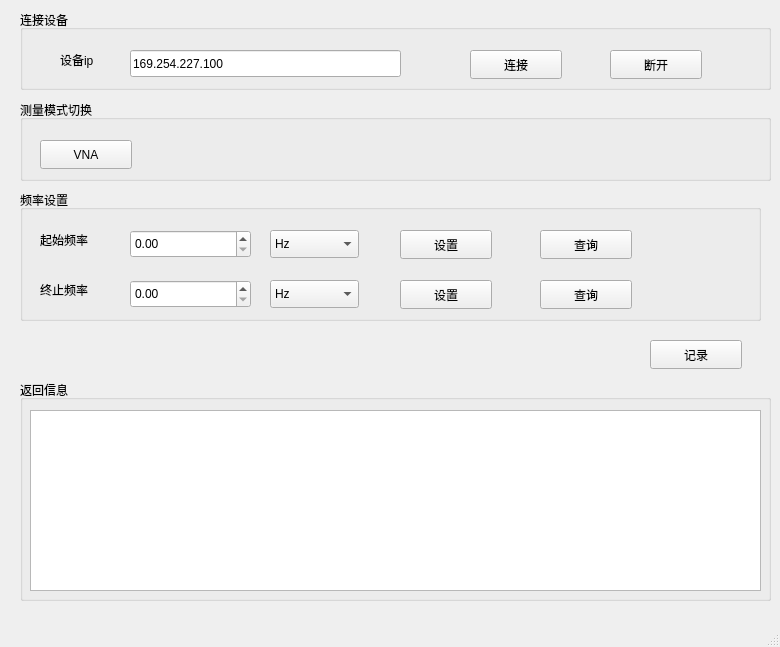
<?xml version="1.0" encoding="UTF-8"?>
<ui version="4.0">
 <class>MainWindow</class>
 <widget class="QMainWindow" name="MainWindow">
  <property name="geometry">
   <rect>
    <x>0</x>
    <y>0</y>
    <width>780</width>
    <height>647</height>
   </rect>
  </property>
  <property name="windowTitle">
   <string>MainWindow</string>
  </property>
  <widget class="QWidget" name="centralwidget">
   <widget class="QGroupBox" name="groupBox">
    <property name="geometry">
     <rect>
      <x>20</x>
      <y>10</y>
      <width>751</width>
      <height>80</height>
     </rect>
    </property>
    <property name="title">
     <string>连接设备</string>
    </property>
    <widget class="QLineEdit" name="leDeviceIp">
     <property name="geometry">
      <rect>
       <x>110</x>
       <y>40</y>
       <width>271</width>
       <height>27</height>
      </rect>
     </property>
     <property name="text">
      <string>169.254.227.100</string>
     </property>
    </widget>
    <widget class="QPushButton" name="btnConnect">
     <property name="geometry">
      <rect>
       <x>450</x>
       <y>40</y>
       <width>92</width>
       <height>29</height>
      </rect>
     </property>
     <property name="text">
      <string>连接</string>
     </property>
    </widget>
    <widget class="QLabel" name="label">
     <property name="geometry">
      <rect>
       <x>40</x>
       <y>40</y>
       <width>69</width>
       <height>20</height>
      </rect>
     </property>
     <property name="text">
      <string>设备ip</string>
     </property>
    </widget>
    <widget class="QPushButton" name="btnDisconnect">
     <property name="geometry">
      <rect>
       <x>590</x>
       <y>40</y>
       <width>92</width>
       <height>29</height>
      </rect>
     </property>
     <property name="text">
      <string>断开</string>
     </property>
    </widget>
   </widget>
   <widget class="QGroupBox" name="groupBox_2">
    <property name="geometry">
     <rect>
      <x>20</x>
      <y>380</y>
      <width>751</width>
      <height>221</height>
     </rect>
    </property>
    <property name="title">
     <string>返回信息</string>
    </property>
    <widget class="QTextBrowser" name="textBrowser">
     <property name="geometry">
      <rect>
       <x>10</x>
       <y>30</y>
       <width>731</width>
       <height>181</height>
      </rect>
     </property>
    </widget>
   </widget>
   <widget class="QGroupBox" name="groupBox_3">
    <property name="geometry">
     <rect>
      <x>20</x>
      <y>100</y>
      <width>751</width>
      <height>81</height>
     </rect>
    </property>
    <property name="title">
     <string>测量模式切换</string>
    </property>
    <widget class="QPushButton" name="btnVnaModeSwitch">
     <property name="geometry">
      <rect>
       <x>20</x>
       <y>40</y>
       <width>92</width>
       <height>29</height>
      </rect>
     </property>
     <property name="text">
      <string>VNA</string>
     </property>
    </widget>
   </widget>
   <widget class="QGroupBox" name="groupBox_4">
    <property name="geometry">
     <rect>
      <x>20</x>
      <y>190</y>
      <width>741</width>
      <height>131</height>
     </rect>
    </property>
    <property name="title">
     <string>频率设置</string>
    </property>
    <widget class="QLabel" name="label_2">
     <property name="geometry">
      <rect>
       <x>20</x>
       <y>40</y>
       <width>69</width>
       <height>20</height>
      </rect>
     </property>
     <property name="text">
      <string>起始频率</string>
     </property>
    </widget>
    <widget class="QLabel" name="label_3">
     <property name="geometry">
      <rect>
       <x>20</x>
       <y>90</y>
       <width>69</width>
       <height>20</height>
      </rect>
     </property>
     <property name="text">
      <string>终止频率</string>
     </property>
    </widget>
    <widget class="QComboBox" name="cbStartFreqUnit">
     <property name="geometry">
      <rect>
       <x>250</x>
       <y>40</y>
       <width>89</width>
       <height>28</height>
      </rect>
     </property>
     <item>
      <property name="text">
       <string>Hz</string>
      </property>
     </item>
     <item>
      <property name="text">
       <string>kHz</string>
      </property>
     </item>
     <item>
      <property name="text">
       <string>MHz</string>
      </property>
     </item>
     <item>
      <property name="text">
       <string>GHz</string>
      </property>
     </item>
    </widget>
    <widget class="QPushButton" name="btnSetStartFreq">
     <property name="geometry">
      <rect>
       <x>380</x>
       <y>40</y>
       <width>92</width>
       <height>29</height>
      </rect>
     </property>
     <property name="text">
      <string>设置</string>
     </property>
    </widget>
    <widget class="QPushButton" name="btnQueryStopFreq">
     <property name="geometry">
      <rect>
       <x>520</x>
       <y>90</y>
       <width>92</width>
       <height>29</height>
      </rect>
     </property>
     <property name="text">
      <string>查询</string>
     </property>
    </widget>
    <widget class="QPushButton" name="btnQueryStartFreq">
     <property name="geometry">
      <rect>
       <x>520</x>
       <y>40</y>
       <width>92</width>
       <height>29</height>
      </rect>
     </property>
     <property name="text">
      <string>查询</string>
     </property>
    </widget>
    <widget class="QPushButton" name="btnSetStopFreq">
     <property name="geometry">
      <rect>
       <x>380</x>
       <y>90</y>
       <width>92</width>
       <height>29</height>
      </rect>
     </property>
     <property name="text">
      <string>设置</string>
     </property>
    </widget>
    <widget class="QDoubleSpinBox" name="dsbStartFreq">
     <property name="geometry">
      <rect>
       <x>110</x>
       <y>40</y>
       <width>121</width>
       <height>28</height>
      </rect>
     </property>
    </widget>
    <widget class="QDoubleSpinBox" name="dsbStopFreq">
     <property name="geometry">
      <rect>
       <x>110</x>
       <y>90</y>
       <width>121</width>
       <height>28</height>
      </rect>
     </property>
    </widget>
    <widget class="QComboBox" name="cbStopFreqUnit">
     <property name="geometry">
      <rect>
       <x>250</x>
       <y>90</y>
       <width>89</width>
       <height>28</height>
      </rect>
     </property>
     <item>
      <property name="text">
       <string>Hz</string>
      </property>
     </item>
     <item>
      <property name="text">
       <string>kHz</string>
      </property>
     </item>
     <item>
      <property name="text">
       <string>MHz</string>
      </property>
     </item>
     <item>
      <property name="text">
       <string>GHz</string>
      </property>
     </item>
    </widget>
   </widget>
   <widget class="QPushButton" name="btnCore">
    <property name="geometry">
     <rect>
      <x>650</x>
      <y>340</y>
      <width>92</width>
      <height>29</height>
     </rect>
    </property>
    <property name="text">
     <string>记录</string>
    </property>
   </widget>
  </widget>
  <widget class="QMenuBar" name="menubar">
   <property name="geometry">
    <rect>
     <x>0</x>
     <y>0</y>
     <width>780</width>
     <height>25</height>
    </rect>
   </property>
  </widget>
  <widget class="QStatusBar" name="statusbar"/>
 </widget>
 <resources/>
 <connections/>
</ui>
